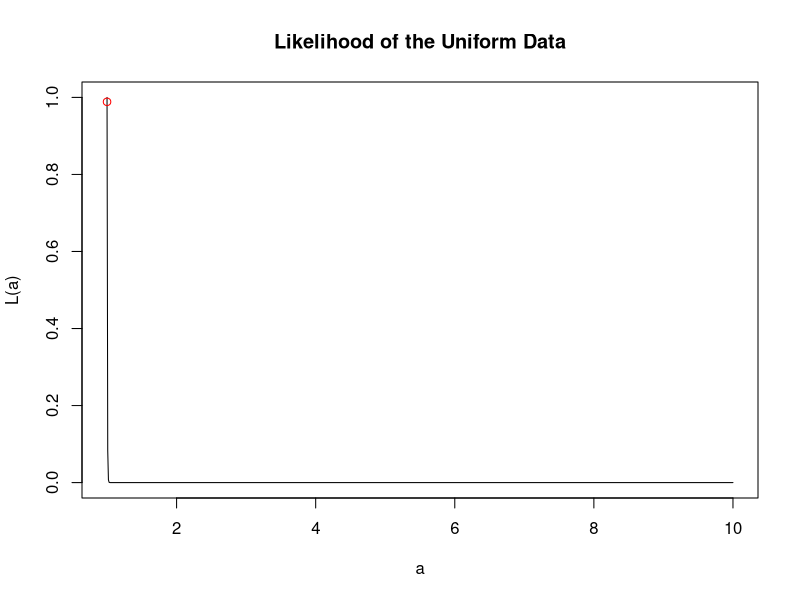
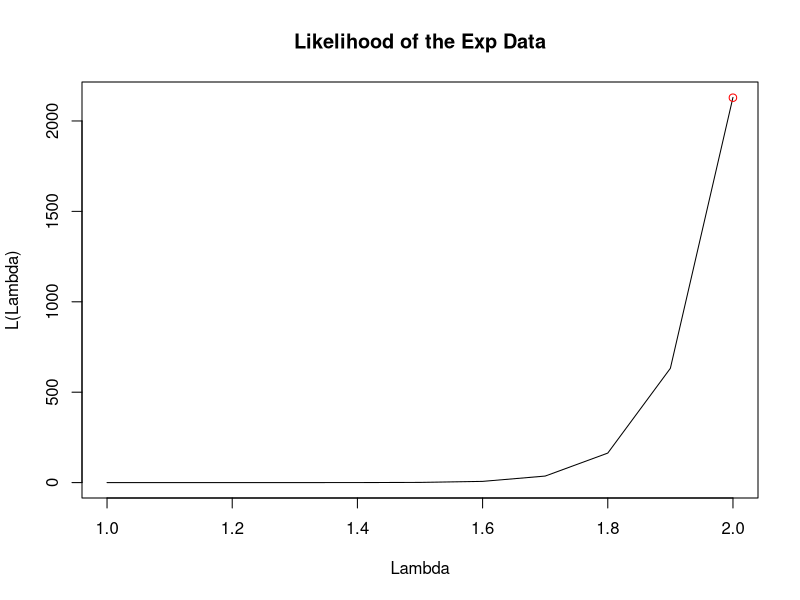
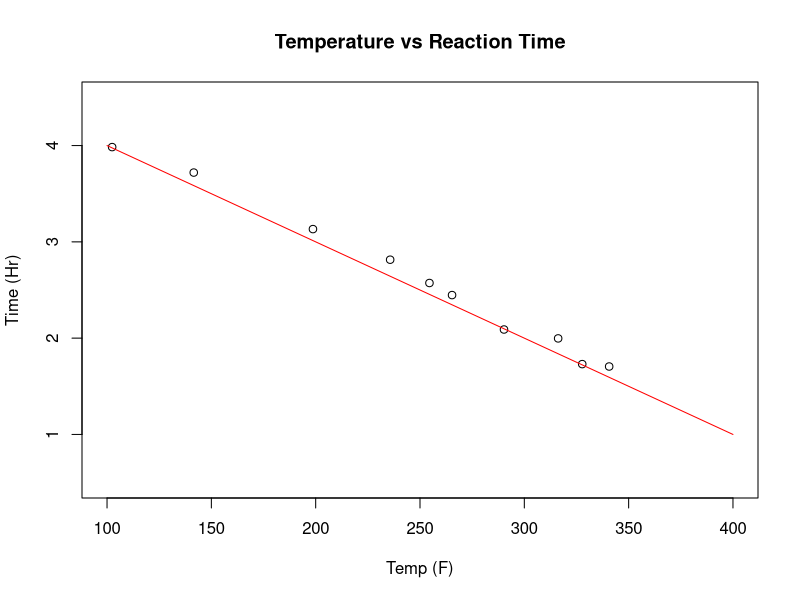

These charts were generated, in order, by the following R code:
############################################
# Problem 1: Maximum Likelihood Estimation #
############################################

#Likelihood Function (Probability of the Data)
like <- function(a,N) (1/a)^(N); 

#Data
n        = 250;   #<- Change this line
trueA    = 2.5;  #<- Change this line
data     = runif(n, min = 0, max = trueA);

#Maximize the Likelihood
lowerB = 1;     #<-Change this line
upperB = 10;
opt <- optimize(like, lower = lowerB, upper = upperB,
          N = n, maximum=TRUE)

pMax           = opt$maximum;
maxLikelihood  = opt$objective;

#Plot the Results
x = seq(lowerB,upperB,0.01);
plot(x,like(x,n),type='l',main="Likelihood of the Uniform Data",
     ylab="L(a)",xlab="a")
points(pMax,maxLikelihood,type='p',col='red')

############################################
# Problem 2: Maximum Likelihood Estimation #
############################################

#Read in the data file
dataFrame = read.csv(file = "testDataExp.csv");
data = dataFrame$x; #<-Only get the data values

like    <- function(lambda,data) lambda^(length(data))*exp(-lambda*sum(data))

#Maximize the Likelihood
lowerB = 1; #<- Change this value
upperB = 2; #<- Change this value
opt <- optimize(like, lower = lowerB, upper = upperB, data=data, maximum=TRUE)

pMax           = opt$maximum;
maxLikelihood  = opt$objective;

x = seq(lowerB,upperB,0.1);
plot(x,like(x,data),type='l',main="Likelihood of the Exp Data",
     ylab="L(Lambda)",xlab="Lambda")
points(pMax,maxLikelihood,type='p',col='red')

#######################################
# Problem 3: Least Squares Regression #
#######################################

#########################
# Step 1: Make Data Set #
#########################

#Linear Model (What you will attempt to learn)
alpha =  5.00; #<- Change this line
beta  = -0.01; #<- Change this line

#Number of Data Points
N     = 10;   #<- Change this line

#Noise Function
mu    = 0.050;
sigma = 0.075;
U     = rnorm(N, mu, sigma)

#Generate Data
lowTemp  = 100;
highTemp = 400; 
X        = runif(N,lowTemp,highTemp);
Y        = alpha + beta*X + U;

#Store these values in a Data Frame 
reactionTimes = data.frame(temp=X,time=Y)

#########################################
# Step 2: Perform the Linear Regression #
#########################################

#Do the linear regression
linearModel = lm(time ~ temp, data = reactionTimes)

############################
# Step 3: Plot the Results #
############################

#Look at our Model Results
print(summary(linearModel))

#Plot our Results
plot(reactionTimes$temp,reactionTimes$time,
     ylim=c(0.5,4.5),xlim=c(100,400),
     main="Temperature vs Reaction Time",xlab="Temp (F)",ylab="Time (Hr)")
x = seq(lowTemp,highTemp,1);
y = alpha+beta*x;
lines(x,y,type='l',col='red')

